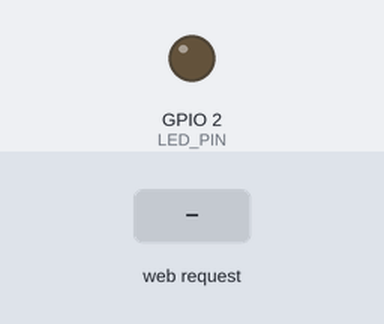
This sketch was run on a simulated ESP32. On the bench: output pins drawn as LEDs (lit = HIGH). The test bench sets the inputs (shaded band).

Above: at 1.2 s.
1.3 s: HTTP request GET /on received
At 2.3 s:
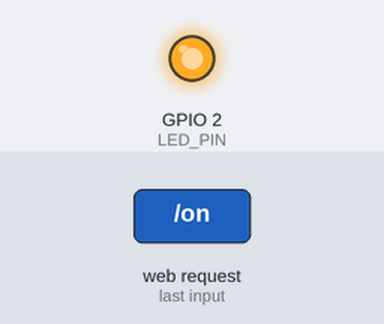
2.8 s: HTTP request GET /pwm?pwm=120 received
At 3.4 s:
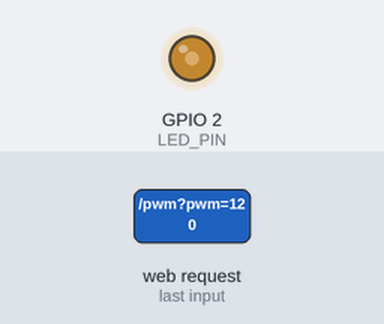
4.3 s: HTTP request GET /on?pwm=1 received
At 5.7 s:
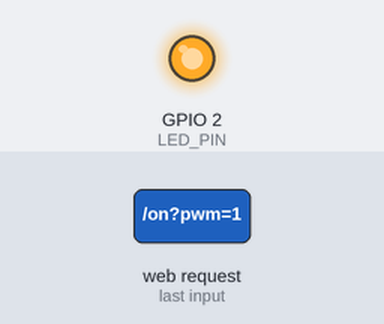
Timing chart, 0 to 7.3 s (numbered marks = the images above; inputs shaded):
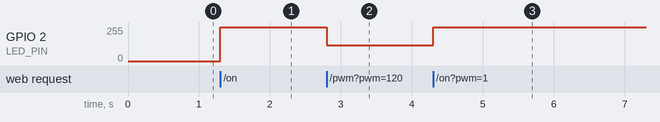

Measured:
- after the input at 1.3 s, GPIO 2 (LED_PIN): 0/255 → 255/255 at once
- after the input at 2.8 s, GPIO 2 (LED_PIN): 255/255 → 120/255 at once
- after the input at 4.3 s, GPIO 2 (LED_PIN): 120/255 → 255/255 at once

The sketch:

Webadjustbrightness.ino
```cpp
#include <WiFi.h>
#include <WebServer.h>

const int LED_PIN = 2;
const char* ap_ssid = "ESP32-LAB";
const char* ap_pass = "12345678";

WebServer server(80);
int currentBrightness = 0;

// 修复：数字越大 → 灯越亮！
void setLED(int value) {
  value = constrain(value, 0, 255);
  currentBrightness = value;
  analogWrite(LED_PIN, value);  // 这里改回正常！
}

String makePage() {
  String html = R"rawliteral(
<!DOCTYPE html>
<html lang="zh-CN">
<head>
  <meta charset="UTF-8">
  <meta name="viewport" content="width=device-width, initial-scale=1.0">
  <title>实时调光</title>
</head>
<body style="text-align:center; margin-top:50px;">
  <h1>LED实时亮度调节</h1>
  <p>当前亮度：<span id="val">0</span></p>

  <input type="range" id="slider" min="0" max="255" value="0" style="width:300px;">

  <script>
    let slider = document.getElementById("slider");
    let valText = document.getElementById("val");

    slider.oninput = function() {
      valText.innerText = this.value;
      fetch("/pwm?pwm=" + this.value);
    };
  </script>

  <br><br>
  <button onclick="fetch('/on'); slider.value=255; valText.innerText=255;" style="padding:10px 20px;">全亮</button>
  <button onclick="fetch('/off'); slider.value=0; valText.innerText=0;" style="padding:10px 20px;">全灭</button>
</body>
</html>
)rawliteral";
  return html;
}

void handleRoot() {
  server.send(200, "text/html; charset=utf-8", makePage());
}

void handlePWM() {
  if (server.hasArg("pwm")) {
    int val = server.arg("pwm").toInt();
    setLED(val);
  }
  server.send(200, "text/plain", "OK");
}

void handleOn() {
  setLED(255);
  server.send(200, "text/plain", "ON");
}

void handleOff() {
  setLED(0);
  server.send(200, "text/plain", "OFF");
}

void setup() {
  Serial.begin(115200);
  pinMode(LED_PIN, OUTPUT);
  setLED(0);

  WiFi.mode(WIFI_AP);
  WiFi.softAP(ap_ssid, ap_pass);

  server.on("/", handleRoot);
  server.on("/pwm", handlePWM);
  server.on("/on", handleOn);
  server.on("/off", handleOff);

  server.begin();
}

void loop() {
  server.handleClient();
}
```
